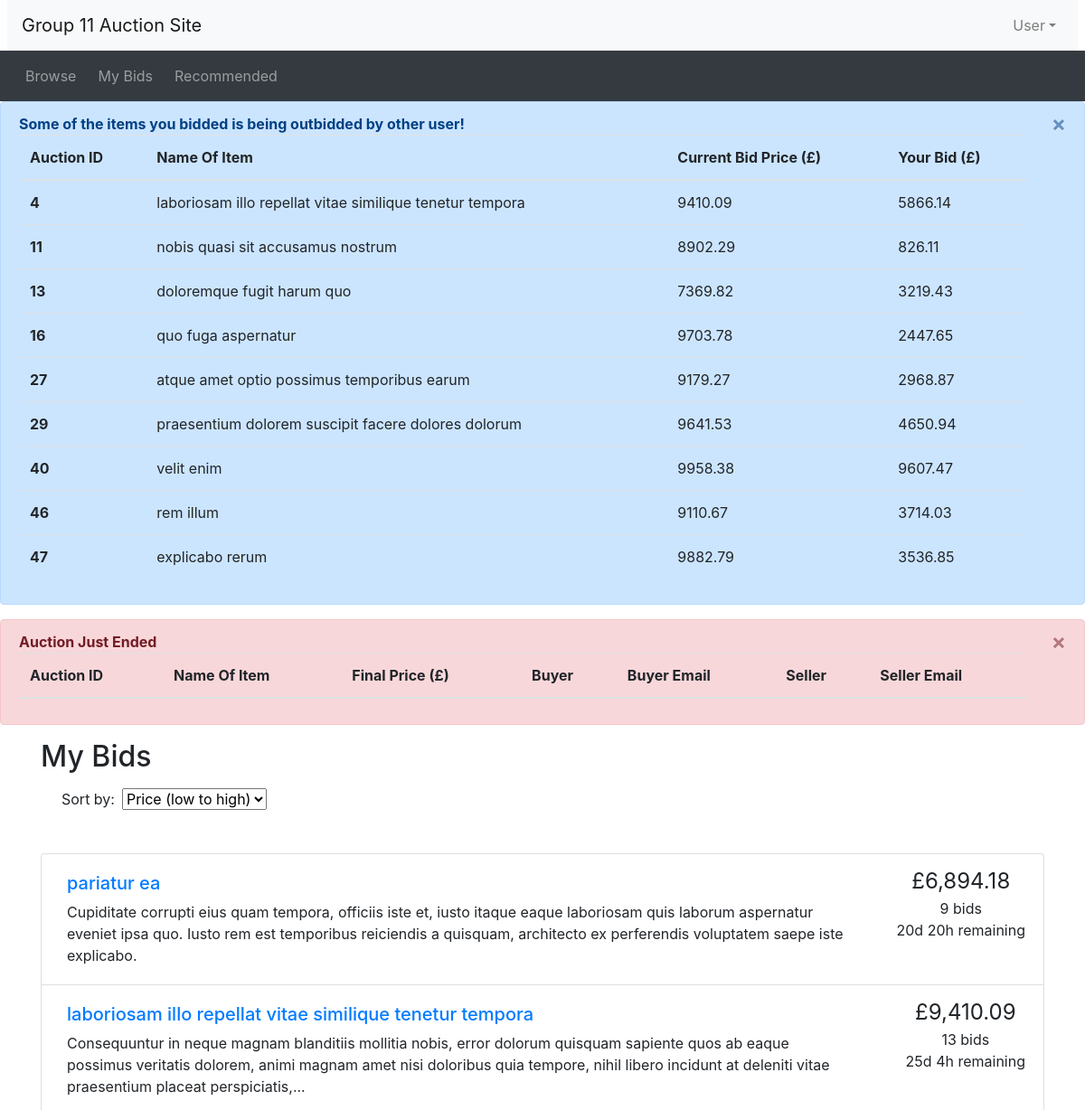
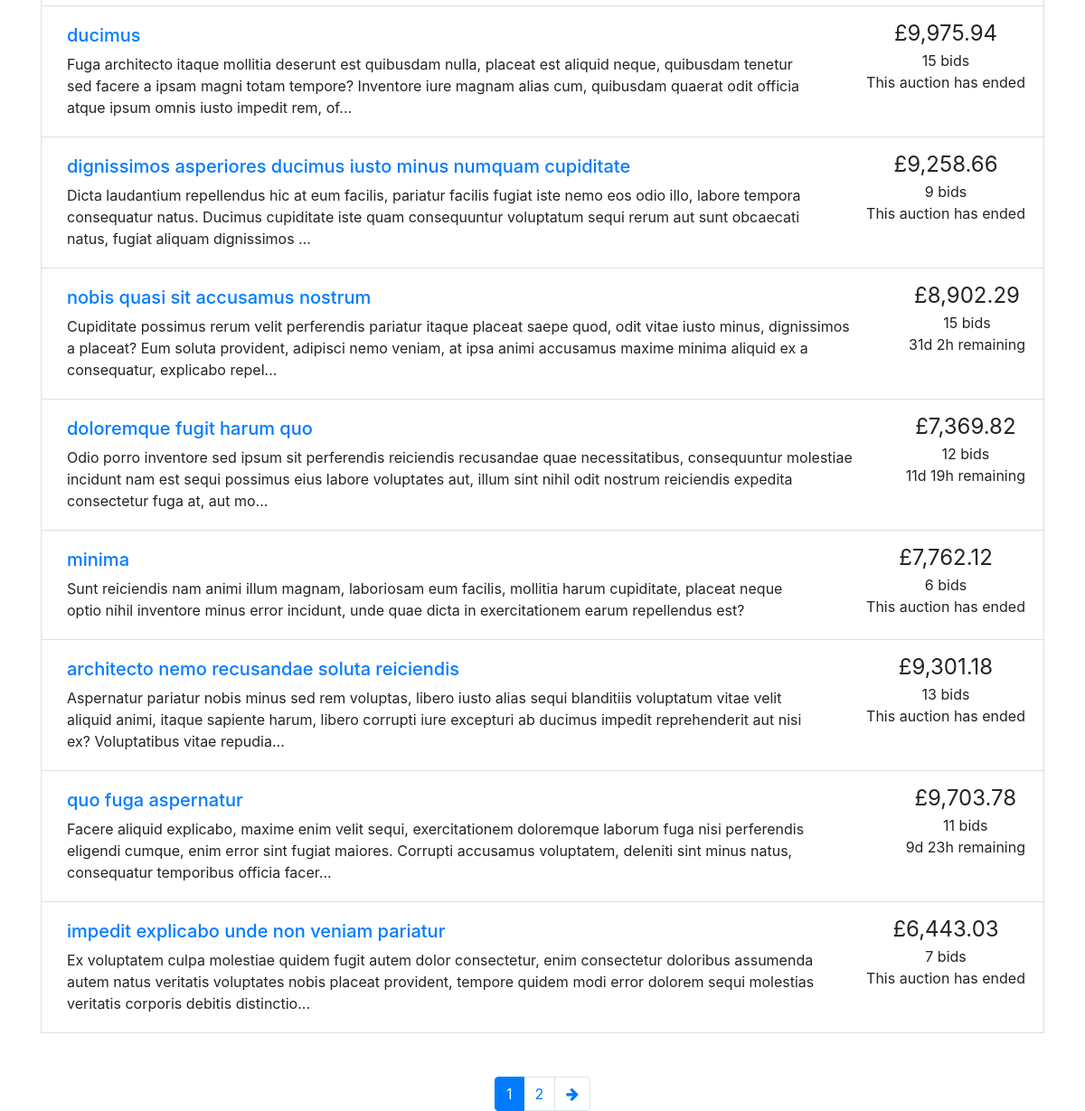
The page /mybids.php (signed in) on the database its author committed (2 pictures, top to bottom).
### tables this page shows
CREATE TABLE Auctions (
    AuctionID INT AUTO_INCREMENT,
    UserName VARCHAR(50),
    ItemName TINYTEXT NOT NULL,
    ItemDescription LONGTEXT NOT NULL,
    Category VARCHAR(50),
    StartingPrice FLOAT(10, 2) NOT NULL,
    ReservePrice FLOAT(10, 2),
    EndingTime DATETIME NOT NULL,
    Outcome VARCHAR(10),
    PRIMARY KEY (AuctionID),
    CONSTRAINT FK_UserName_Bid FOREIGN KEY (Username) REFERENCES Users(Username),
    CONSTRAINT FK_Category_Bid FOREIGN KEY (Category) REFERENCES CategoryList(Category)
);

### utilities.php (the view)
<?php
function display_time_remaining($interval) {
    if ($interval->days == 0 && $interval->h == 0) {
      $time_remaining = $interval->format('%im %Ss');
    }
    else if ($interval->days == 0) {
      $time_remaining = $interval->format('%hh %im');
    }
    else {
      $time_remaining = $interval->format('%ad %hh');
    }
  return $time_remaining;
}
function print_listing_li($item_id, $title, $desc, $price, $num_bids, $end_time)
{
  if (strlen($desc) > 250) {
    $desc_shortened = substr($desc, 0, 250) . '...';
  }
  else {
    $desc_shortened = $desc;
  }
  if ($num_bids == 1) {
    $bid = ' bid';
  }
  else {
    $bid = ' bids';
  }
  $now = new DateTime();
  if ($now > $end_time) {
    $time_remaining = 'This auction has ended';
  }
  else {
    $time_to_end = date_diff($now, $end_time);
    $time_remaining = display_time_remaining($time_to_end) . ' remaining';
  }
  echo('
    <li class="list-group-item d-flex justify-content-between">
    <div class="p-2 mr-5"><h5><a href="listing.php?item_id=' . $item_id . '">' . $title . '</a></h5>' . $desc_shortened . '</div>
    <div class="text-center text-nowrap"><span style="font-size: 1.5em">£' . number_format($price, 2) . '</span><br/>' . $num_bids . $bid . '<br/>' . $time_remaining . '</div>
  </li>'
  );
}
?>

### header.php (shortened to what this page needs)
<?php require("database.php")?>
<!doctype html>
<html lang="en">
<head>
  <link rel="stylesheet" href="css/bootstrap.min.css">
  <link rel="stylesheet" href="https://cdnjs.cloudflare.com/ajax/libs/font-awesome/4.7.0/css/font-awesome.min.css">
  <link rel="stylesheet" href="css/custom.css">
</head>
<body>
<nav class="navbar navbar-expand-lg navbar-light bg-light mx-2">
  <a class="navbar-brand" href="#">Group 11 Auction Site</a>
  <ul class="navbar-nav ml-auto">
    <li class="nav-item dropdown">
<?php
  if (isset($_SESSION['logged_in']) && $_SESSION['logged_in'] == true) {
    echo "<a class='nav-link dropdown-toggle' href='#' id='navbarDropdown' role='button' data-toggle='dropdown' aria-haspopup='true' aria-expanded='false'>User</a>".
    "<div class='dropdown-menu dropdown-menu-right' aria-labelledby='navbarDropdown'>".
    "<a class='dropdown-item' href='#'>User Name: ".$_SESSION['username']."</a>".
    "<a class='dropdown-item' href='#'>Email: ".$_SESSION['email']."</a>".
    "<a class='dropdown-item' href='#'>User Group: ".$_SESSION['account_type']."</a>".
    "<div class='dropdown-divider'></div>".
    "<a class='dropdown-item' href='logout.php'>Logout</a>";
  }
  else {
    echo '<button type="button" class="btn nav-link" data-toggle="modal" data-target="#loginModal">Login</button>';
  }
?>
      </div>
    </li>
  </ul>
</nav>
<nav class="navbar navbar-expand-lg navbar-dark bg-dark">
  <ul class="navbar-nav align-middle">
	<li class="nav-item mx-1">
      <a class="nav-link" href="browse.php">Browse</a>
    </li>
<?php
  if (isset($_SESSION['account_type']) && $_SESSION['account_type'] == 'buyer') {
  echo('
	<li class="nav-item mx-1">
      <a class="nav-link" href="mybids.php">My Bids</a>
    </li>
	<li class="nav-item mx-1">
      <a class="nav-link" href="recommendations.php">Recommended</a>
    </li>');
  }
?>
  </ul>
</nav>
<?php
if (isset($_SESSION['logged_in']) && $_SESSION['logged_in'] == true) {
  if (isset($_SESSION['account_type']) && $_SESSION['account_type'] == 'buyer') {
$querryOutbid = <<<QUERRYTEXT
SELECT *
FROM
  (
    SELECT
      a.AuctionID,
      a.ItemName,
      a.StartingPrice,
      MAX(b.BidPrice) AS 'bidPrice',
      IF(
        MAX(bidPrice) IS NULL,
        a.StartingPrice,
        MAX(bidPrice)
      ) AS 'CurrentPrice'
    FROM
      auctions a
      LEFT JOIN bids b ON a.AuctionID = b.AuctionID
    WHERE
      (a.EndingTime - CURRENT_TIMESTAMP) > 0
      AND a.AuctionID IN (
        SELECT
          AuctionID
        FROM
          bids
        WHERE
          UserName = '{$_SESSION['username']}'
        GROUP BY
          AuctionID
      )
    GROUP BY
      a.AuctionID,
      a.ItemName,
      a.ItemDescription,
      a.StartingPrice,
      a.EndingTime
  ) MaxPriceGlobal
  INNER JOIN (
    SELECT
      AuctionID,
      MAX(BidPrice) AS UserMax
    FROM
      bids
    WHERE
      UserName = '{$_SESSION['username']}'
    GROUP BY
      AuctionID
  ) MaxPriceUser ON MaxPriceGlobal.AuctionID = MaxPriceUser.AuctionID
WHERE
  MaxPriceGlobal.CurrentPrice != MaxPriceUser.UserMax
ORDER BY
  MaxPriceGlobal.AuctionID
QUERRYTEXT;
$resultOutbid = mysqli_query($connectionView, $querryOutbid);
if ($resultOutbid->num_rows > 0) {
echo <<<TABLEPARTS
<div class="alert alert-primary alert-dismissible fade show" role="alert">
  <strong>Some of the items you bidded is being outbidded by other user!</strong>
  <table class="table">
  <thead>
    <tr>
      <th scope="col">Auction ID</th>
      <th scope="col">Name Of Item</th>
      <th scope="col">Current Bid Price (£)</th>
      <th scope="col">Your Bid (£)</th>
    </tr>
  </thead>
  <tbody>
TABLEPARTS;
while ($rowOutbid = mysqli_fetch_array($resultOutbid)){
echo <<<ROWPARTS
    <tr>
      <th scope="row">{$rowOutbid['AuctionID']}</th>
      <td>{$rowOutbid['ItemName']}</td>
      <td>{$rowOutbid['CurrentPrice']}</td>
      <td>{$rowOutbid['UserMax']}</td>
    </tr>
ROWPARTS;
}
echo <<<TABLEPARTS
  </tbody>
</table>
  <button type="button" class="close" data-dismiss="alert" aria-label="Close">
    <span aria-hidden="true">&times;</span>
  </button>
</div>
TABLEPARTS;
}
 }
 $querryTodayAuctionFinish = <<<QUERRYTEXT
 SELECT
  a.AuctionID,
  a.UserName,
  u.Email,
  a.ItemName,
  a.ReservePrice
 FROM
  auctions a
  JOIN users u
  ON u.UserName = a. UserName
 WHERE
  EndingTime > CURDATE() - INTERVAL 1 DAY
  AND EndingTime < CURDATE()
 QUERRYTEXT;
 $resultTodayAuctionFinish = mysqli_query($connectionView, $querryTodayAuctionFinish);
 if ($resultTodayAuctionFinish->num_rows > 0) {
  echo <<<TABLEPARTS
  <div class="alert alert-danger alert-dismissible fade show" role="alert">
    <strong>Auction Just Ended</strong>
    <table class="table">
    <thead>
      <tr>
        <th scope="col">Auction ID</th>
        <th scope="col">Name Of Item</th>
        <th scope="col">Final Price (£)</th>
        <th scope="col">Buyer</th>
        <th scope="col">Buyer Email</th>
        <th scope="col">Seller</th>
        <th scope="col">Seller Email</th>
      </tr>
    </thead>
    <tbody>
  TABLEPARTS;
  echo <<<TABLEPARTS
    </tbody>
  </table>
    <button type="button" class="close" data-dismiss="alert" aria-label="Close">
      <span aria-hidden="true">&times;</span>
    </button>
  </div>
  TABLEPARTS;
}
}
?>

### mybids.php (shortened to what this page needs)
<?php include_once("header.php")?>
<?php require("utilities.php")?>
<?php require("database.php")?>
<div class="container">
<h2 class="my-3">My Bids</h2>
<div id="searchSpecs">
<form method="get" action="mybids.php">
    <div class="col-md-3 pr-0">
      <div class="form-inline">
        <label class="mx-2" for="order_by">Sort by:</label>
        <select type = "submit"  id="order_by" name="order_by" onchange="this.form.submit();">
          <option selected value="ORDER BY CurrentPrice ASC">Price (low to high)</option>
        </select>
    </div>
  </div>
</form>
</div>
</div>
<?php
  if (!isset($_GET['order_by'])) {
    $ordering = "";
  }
  else {
    $ordering = $_GET['order_by'];
  }
  if (!isset($_GET['page'])) {
    $curr_page = 1;
  }
  else {
    $curr_page = $_GET['page'];
  }
  $results_per_page = 10;
  $querryItemList = <<<QUERRYTEXT
  SELECT
    a.AuctionID,
    a.ItemName,
    a.ItemDescription,
    a.StartingPrice,
    a.EndingTime,
    COUNT(b.BidID) AS 'CountBids',
    MAX(b.BidPrice) AS 'bidPrice',
    IF(
      MAX(bidPrice) IS NULL,
      a.StartingPrice,
      MAX(bidPrice)
    ) AS 'CurrentPrice',
    a.StartingPrice
  FROM
    auctions a
    LEFT JOIN bids b ON a.AuctionID = b.AuctionID
  WHERE
    a.AuctionID IN (
        SELECT AuctionID
        FROM bids
        WHERE UserName = '{$_SESSION['username']}'
      )
  GROUP BY
    a.AuctionID,
    a.ItemName,
    a.ItemDescription,
    a.StartingPrice,
    a.EndingTime {$ordering}
  QUERRYTEXT;
  $limiter = " LIMIT ".strval(($curr_page-1)*$results_per_page).", ".strval($results_per_page);
  $querryWithLimitItemPerPage = $querryItemList.$limiter;
  $resultforCounting = mysqli_query($connectionView, $querryItemList);
  if ($resultforCounting)
    {
        $num_results = mysqli_num_rows($resultforCounting);
    }
  $max_page = ceil($num_results / $results_per_page);
?>
<div class="container mt-5">
<ul class="list-group">
<?php
  $search_query_result = mysqli_query($connectionView, $querryWithLimitItemPerPage);
    while ($row = mysqli_fetch_array($search_query_result)){
    $item_id = $row['AuctionID'];
    $title = $row['ItemName'];
    $description = $row['ItemDescription'];
    $current_price = $row['CurrentPrice'];
    $num_bids = $row['CountBids'];
    $end_date = new DateTime($row['EndingTime']);
    print_listing_li($item_id, $title, $description, $current_price, $num_bids, $end_date);
  }
?>
<nav aria-label="Search results pages" class="mt-5">
  <ul class="pagination justify-content-center">
<?php
  $querystring = "";
  $high_page_boost = max(3 - $curr_page, 0);
  $low_page_boost = max(2 - ($max_page - $curr_page), 0);
  $low_page = max(1, $curr_page - 2 - $low_page_boost);
  $high_page = min($max_page, $curr_page + 2 + $high_page_boost);
  for ($i = $low_page; $i <= $high_page; $i++) {
    if ($i == $curr_page) {
      echo('
    <li class="page-item active">');
    }
    else {
      echo('
    <li class="page-item">');
    }
    echo('
      <a class="page-link" href="mybids.php?' . $querystring . 'page=' . $i . '">' . $i . '</a>
    </li>');
  }
  if ($curr_page != $max_page) {
    echo('
    <li class="page-item">
      <a class="page-link" href="mybids.php?' . $querystring . 'page=' . ($curr_page + 1) . '" aria-label="Next">
        <span aria-hidden="true"><i class="fa fa-arrow-right"></i></span>
        <span class="sr-only">Next</span>
      </a>
    </li>');
  }
?>
  </ul>
</nav>
</div>
<?php include_once("footer.php")?>

### footer.php (shortened to what this page needs)
</body>
</html>

### rows shown on the page
auctions: AuctionID "4", ItemName "laboriosam illo repellat vitae similique tenetur tempora", CurrentPrice "9410.09", UserMax "5866.14", ItemDescription "Consequuntur in neque magnam blanditiis mollitia nobis, error dolorum quisquam sapiente quos ab eaque possimus veritatis dolorem, animi magnam amet nisi doloribus quia tempore, nihil libero incidunt at deleniti vitae praesentium placeat perspiciatis,...", price "9,410.09", num_bids "13", bid "bids", time_remaining "25d 4h remaining"
auctions: AuctionID "11", ItemName "nobis quasi sit accusamus nostrum", CurrentPrice "8902.29", UserMax "826.11", ItemDescription "Cupiditate possimus rerum velit perferendis pariatur itaque placeat saepe quod, odit vitae iusto minus, dignissimos a placeat? Eum soluta provident, adipisci nemo veniam, at ipsa animi accusamus maxime minima aliquid ex a consequatur, explicabo repel...", price "8,902.29", num_bids "15", bid "bids", time_remaining "31d 2h remaining"
auctions: AuctionID "13", ItemName "doloremque fugit harum quo", CurrentPrice "7369.82", UserMax "3219.43", ItemDescription "Odio porro inventore sed ipsum sit perferendis reiciendis recusandae quae necessitatibus, consequuntur molestiae incidunt nam est sequi possimus eius labore voluptates aut, illum sint nihil odit nostrum reiciendis expedita consectetur fuga at, aut mo...", price "7,369.82", num_bids "12", bid "bids", time_remaining "11d 19h remaining"
auctions: AuctionID "16", ItemName "quo fuga aspernatur", CurrentPrice "9703.78", UserMax "2447.65", ItemDescription "Facere aliquid explicabo, maxime enim velit sequi, exercitationem doloremque laborum fuga nisi perferendis eligendi cumque, enim error sint fugiat maiores. Corrupti accusamus voluptatem, deleniti sint minus natus, consequatur temporibus officia facer...", price "9,703.78", num_bids "11", bid "bids", time_remaining "9d 23h remaining"
auctions: AuctionID "27", ItemName "atque amet optio possimus temporibus earum", CurrentPrice "9179.27", UserMax "2968.87"
auctions: AuctionID "29", ItemName "praesentium dolorem suscipit facere dolores dolorum", CurrentPrice "9641.53", UserMax "4650.94"
auctions: AuctionID "40", ItemName "velit enim", CurrentPrice "9958.38", UserMax "9607.47"
auctions: AuctionID "46", ItemName "rem illum", CurrentPrice "9110.67", UserMax "3714.03"
auctions: AuctionID "47", ItemName "explicabo rerum", CurrentPrice "9882.79", UserMax "3536.85"
auctions: ItemName "pariatur ea", ItemDescription "Cupiditate corrupti eius quam tempora, officiis iste et, iusto itaque eaque laboriosam quis laborum aspernatur eveniet ipsa quo. Iusto rem est temporibus reiciendis a quisquam, architecto ex perferendis voluptatem saepe iste explicabo.", price "6,894.18", num_bids "9", bid "bids", time_remaining "20d 20h remaining"
auctions: ItemName "ducimus", ItemDescription "Fuga architecto itaque mollitia deserunt est quibusdam nulla, placeat est aliquid neque, quibusdam tenetur sed facere a ipsam magni totam tempore? Inventore iure magnam alias cum, quibusdam quaerat odit officia atque ipsum omnis iusto impedit rem, of...", price "9,975.94", num_bids "15", bid "bids", time_remaining "This auction has ended"
auctions: ItemName "dignissimos asperiores ducimus iusto minus numquam cupiditate", ItemDescription "Dicta laudantium repellendus hic at eum facilis, pariatur facilis fugiat iste nemo eos odio illo, labore tempora consequatur natus. Ducimus cupiditate iste quam consequuntur voluptatum sequi rerum aut sunt obcaecati natus, fugiat aliquam dignissimos ...", price "9,258.66", num_bids "9", bid "bids", time_remaining "This auction has ended"
auctions: ItemName "minima", ItemDescription "Sunt reiciendis nam animi illum magnam, laboriosam eum facilis, mollitia harum cupiditate, placeat neque optio nihil inventore minus error incidunt, unde quae dicta in exercitationem earum repellendus est?", price "7,762.12", num_bids "6", bid "bids", time_remaining "This auction has ended"
auctions: ItemName "architecto nemo recusandae soluta reiciendis", ItemDescription "Aspernatur pariatur nobis minus sed rem voluptas, libero iusto alias sequi blanditiis voluptatum vitae velit aliquid animi, itaque sapiente harum, libero corrupti iure excepturi ab ducimus impedit reprehenderit aut nisi ex? Voluptatibus vitae repudia...", price "9,301.18", num_bids "13", bid "bids", time_remaining "This auction has ended"
auctions: ItemName "impedit explicabo unde non veniam pariatur", ItemDescription "Ex voluptatem culpa molestiae quidem fugit autem dolor consectetur, enim consectetur doloribus assumenda autem natus veritatis voluptates nobis placeat provident, tempore quidem modi error dolorem sequi molestias veritatis corporis debitis distinctio...", price "6,443.03", num_bids "7", bid "bids", time_remaining "This auction has ended"
